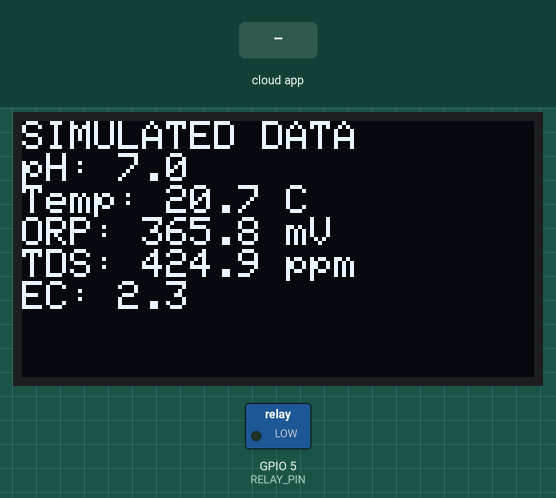
Simulated run of this sketch. Board: ESP8266 (NodeMCU). Parts: 128×64 one-colour display, switched loads named in the sketch (green lamp = pin HIGH). Inputs (shaded band) come from the test bench. WiFi joins after 1.5 s; servers stay silent unless stated; random numbers use the default seed unless the sketch sets one; the Firebase database answers and starts empty; what the sketch prints to the serial monitor is not drawn.

Above: at 2.7 s.
2.8 s: the phone or cloud app sets relay1 to 0
At 4.5 s:
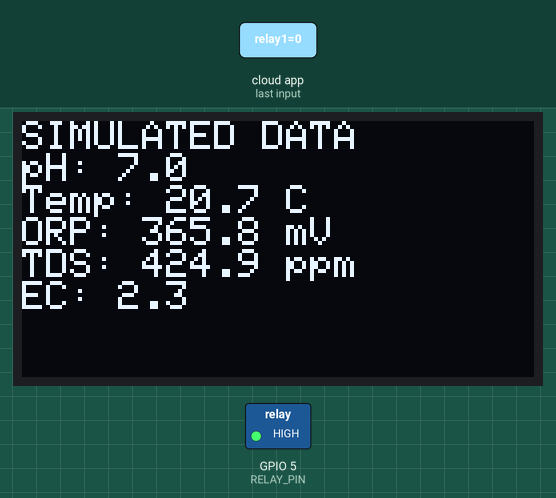
5.2 s: the phone or cloud app sets relay1 to 1
At 17.1 s:
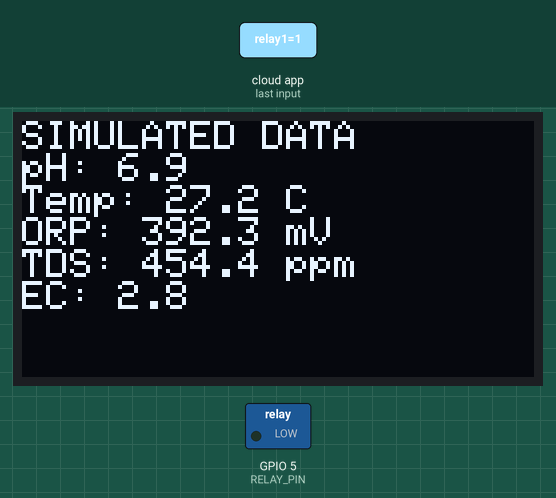
Timing chart, 0 to 18.6 s (numbered marks = the images above; inputs shaded):
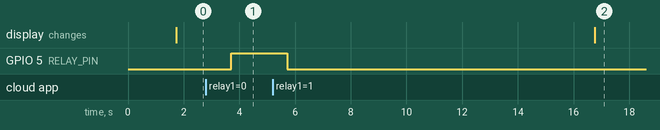

The sketch:

cloud_upload_simulator_esp8266.ino
```cpp
// Cloud upload test with SIMULATED data (no sensors are read).
// ESP8266 pushes random water quality values to Firebase RTDB every 15 s,
// shows the same values on an SSD1306 OLED, and drives a relay from /relay1.

#include <Wire.h>
#include <Adafruit_GFX.h>
#include <Adafruit_SSD1306.h>
#include <ESP8266WiFi.h>
#include <Firebase_ESP_Client.h>
#include "addons/TokenHelper.h"
#include "secrets.h"  // WIFI_SSID, WIFI_PASSWORD, FIREBASE_API_KEY, FIREBASE_DATABASE_URL

const int RELAY_PIN = 5;  // GPIO5 (D1 on NodeMCU)
const unsigned long UPLOAD_INTERVAL_MS = 15000;
const unsigned long RELAY_POLL_INTERVAL_MS = 1000;

const int SCREEN_WIDTH = 128;
const int SCREEN_HEIGHT = 64;
const int OLED_I2C_ADDRESS = 0x3C;
Adafruit_SSD1306 display(SCREEN_WIDTH, SCREEN_HEIGHT, &Wire, -1);

FirebaseData relayReadData;
FirebaseData uploadData;
FirebaseAuth firebaseAuth;
FirebaseConfig firebaseConfig;

bool firebaseSignupOk = false;
unsigned long lastUploadMs = 0;
unsigned long lastRelayPollMs = 0;
bool firstUploadDone = false;

struct WaterReadings {
  float temperatureC;
  float tdsPpm;
  float ec;
  float orpMv;
  float ph;
};

// random values in plausible ranges, for testing the cloud pipeline only
WaterReadings makeSimulatedReadings() {
  WaterReadings readings;
  readings.temperatureC = random(200, 300) / 10.0;
  readings.tdsPpm = random(1000, 5000) / 10.0;
  readings.ec = random(10, 30) / 10.0;
  readings.orpMv = random(2000, 4000) / 10.0;
  readings.ph = random(60, 80) / 10.0;
  return readings;
}

void showReadings(const WaterReadings &readings) {
  display.clearDisplay();
  display.setTextSize(1);
  display.setTextColor(SSD1306_WHITE);
  display.setCursor(0, 0);
  display.println("SIMULATED DATA");
  display.println("pH: " + String(readings.ph, 1));
  display.println("Temp: " + String(readings.temperatureC, 1) + " C");
  display.println("ORP: " + String(readings.orpMv, 1) + " mV");
  display.println("TDS: " + String(readings.tdsPpm, 1) + " ppm");
  display.println("EC: " + String(readings.ec, 1));
  display.display();
}

void uploadFloat(const char* path, float value) {
  if (Firebase.RTDB.setFloat(&uploadData, path, value)) Serial.printf("%s PASSED\n", path);
  else Serial.printf("%s FAILED: %s\n", path, uploadData.errorReason().c_str());
}

void uploadReadings(const WaterReadings &readings) {
  uploadFloat("Values/Temperature", readings.temperatureC);
  uploadFloat("Values/TDS", readings.tdsPpm);
  uploadFloat("Values/EC", readings.ec);
  uploadFloat("Values/ORP", readings.orpMv);
  uploadFloat("Values/Ph", readings.ph);
}

// "0" -> pin HIGH, "1" -> pin LOW (same mapping as the original)
void syncRelayFromFirebase() {
  if (!Firebase.RTDB.getString(&relayReadData, "/relay1")) return;
  if (relayReadData.dataType() != "string") return;
  String relayValue = relayReadData.stringData();
  if (relayValue == "0") digitalWrite(RELAY_PIN, HIGH);
  else if (relayValue == "1") digitalWrite(RELAY_PIN, LOW);
}

void connectWifi() {
  WiFi.begin(WIFI_SSID, WIFI_PASSWORD);
  Serial.print("Connecting to Wi-Fi");
  while (WiFi.status() != WL_CONNECTED) {
    Serial.print(".");
    delay(300);
  }
  Serial.print("\nConnected with IP: ");
  Serial.println(WiFi.localIP());
}

void setup() {
  Serial.begin(9600);
  pinMode(RELAY_PIN, OUTPUT);
  digitalWrite(RELAY_PIN, LOW);

  if (!display.begin(SSD1306_SWITCHCAPVCC, OLED_I2C_ADDRESS)) Serial.println("OLED not found");
  display.clearDisplay();
  display.display();

  connectWifi();

  firebaseConfig.api_key = FIREBASE_API_KEY;
  firebaseConfig.database_url = FIREBASE_DATABASE_URL;
  // anonymous sign-up, needs Anonymous auth enabled in the Firebase project
  if (Firebase.signUp(&firebaseConfig, &firebaseAuth, "", "")) firebaseSignupOk = true;
  else Serial.println(firebaseConfig.signer.signupError.message.c_str());

  firebaseConfig.token_status_callback = tokenStatusCallback;
  Firebase.begin(&firebaseConfig, &firebaseAuth);
  Firebase.reconnectWiFi(true);
}

void loop() {
  if (millis() - lastRelayPollMs > RELAY_POLL_INTERVAL_MS) {
    lastRelayPollMs = millis();
    syncRelayFromFirebase();
  }

  bool uploadDue = !firstUploadDone || millis() - lastUploadMs > UPLOAD_INTERVAL_MS;
  if (Firebase.ready() && firebaseSignupOk && uploadDue) {
    lastUploadMs = millis();
    firstUploadDone = true;
    WaterReadings readings = makeSimulatedReadings();
    showReadings(readings);
    uploadReadings(readings);
  }
}
```

secrets.example.h
```cpp
// Copy this file to secrets.h and fill in real values. secrets.h is git-ignored.
#pragma once

#define WIFI_SSID "your-wifi-name"
#define WIFI_PASSWORD "your-wifi-password"
#define FIREBASE_API_KEY "your-firebase-web-api-key"
#define FIREBASE_DATABASE_URL "https://your-project-default-rtdb.region.firebasedatabase.app/"
```

Measured:
- after the input at 2.8 s, GPIO 5 (RELAY_PIN): LOW → HIGH after 0.91 s
- after the input at 5.2 s, GPIO 5 (RELAY_PIN): HIGH → LOW after 0.51 s
